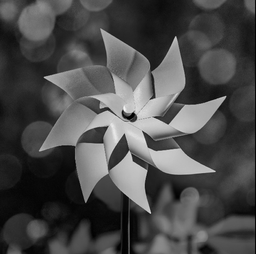
#> input picture ED-image1_gray.png, 256 x 254 px, shrunk from 573 x 568 before the run
$ python test.py
#> lines starting #> are read from the running program, lines starting #| are printed output that depends on the picture; long printed decimals are rounded
### RGB2GRAY.py
import numpy as np

class RGB2GRAY:
    @staticmethod
    def convert_to_grayscale(image):
        """
        Convert an image to grayscale using the standard luminance formula.

        Parameters:
        - image: The original BGR image as a NumPy array.

        Returns:
        - A new grayscale image as a NumPy array.
        """
        # Ensure the image has three channels (BGR)
        if len(image.shape) != 3 or image.shape[2] != 3:
            raise ValueError("Input image must be a BGR image with 3 channels.")

        # Get image dimensions
        height, width, channels = image.shape

        # Initialize a new array for the grayscale image
        grayscale_image = np.zeros((height, width), dtype=np.uint8)

        # Convert to grayscale using the luminance formula
        for y in range(height):
            for x in range(width):
                # Get BGR values (OpenCV uses BGR format)
                B, G, R = image[y, x]

                # Calculate grayscale value
                gray = int(0.299 * R + 0.587 * G + 0.114 * B)

                # Assign the grayscale value to the new image
                grayscale_image[y, x] = gray

        return grayscale_image

### Snake.py
import math
import numpy as np

class Snake():
    @staticmethod
    def compute_gradient(img_gray):
        """
        Compute the gradient magnitude of the grayscale image manually
        using a Sobel operator (ignoring the border pixels).
        """
        rows, cols = img_gray.shape
        grad = np.zeros((rows, cols), dtype=float)
        # Loop over interior pixels
        for i in range(1, rows - 1):
            for j in range(1, cols - 1):
                # Sobel masks approximations for x and y derivatives
                gx = (-1 * img_gray[i - 1][j - 1] + 1 * img_gray[i - 1][j + 1] +
                    -2 * img_gray[i][j - 1]     + 2 * img_gray[i][j + 1] +
                    -1 * img_gray[i + 1][j - 1] + 1 * img_gray[i + 1][j + 1])
                gy = ( 1 * img_gray[i - 1][j - 1] + 2 * img_gray[i - 1][j] + 1 * img_gray[i - 1][j + 1] +
                    0 * img_gray[i][j - 1]     + 0 * img_gray[i][j]     + 0 * img_gray[i][j + 1] +
                    -1 * img_gray[i + 1][j - 1] - 2 * img_gray[i + 1][j] - 1 * img_gray[i + 1][j + 1])
                grad[i][j] = math.sqrt(gx * gx + gy * gy)
        return grad

    @staticmethod
    def compute_external_energy(grad):
        """
        Define the external energy at each pixel.
        Here we choose E_ext = –gradient so that high gradients (edges)
        give low energy.
        """
        rows, cols = grad.shape
        E_ext = np.zeros((rows, cols), dtype=float)
        for i in range(rows):
            for j in range(cols):
                E_ext[i][j] = -grad[i][j]
        return E_ext

    @staticmethod
    def initialize_contour(center, radius, num_points):
        """
        Initialize a closed contour in the shape of a circle.
        center: (x, y) coordinate (origin at top-left, x is column)
        radius: radius of the circle
        num_points: number of contour points
        Returns a list of [x, y] coordinates.
        """
        contour = []
        for i in range(num_points):
            theta = 2 * math.pi * i / num_points
            x = int(center[0] + radius * math.cos(theta))
            y = int(center[1] + radius * math.sin(theta))
            contour.append([x, y])
        return contour

    @staticmethod
    def evolve_snake(contour, E_ext, alpha, beta, gamma, iterations):
        """
        Evolve the snake using a greedy algorithm.
        For each point on the snake we search in a 3x3 window.
        The total energy for a candidate position is computed as the weighted sum of:
        - Continuity energy: punishes deviation from the average of the two neighbors.
        - Curvature energy: approximates the second derivative (smoothness).
        - External energy from the image.
        The snake is updated until no point moves or a maximum number of iterations is done.
        """
        prev_movement = [[0, 0] for _ in range(len(contour))]
        # current_alpha = alpha
        # current_beta = beta
        # current_gamma = gamma
        rows, cols = E_ext.shape
        # Make a deep copy of the initial contour
        new_contour = [pt[:] for pt in contour]

        for it in range(iterations):
            change = 0
            new_points = new_contour[:]  # prepare a copy for simultaneous updates
            # [4 lines of commented-out code are left out]
            for i in range(len(new_contour)):
                x, y = new_contour[i]
                best_energy = float('inf')
                best_x, best_y = x, y
                # Search in neighbors (3x3 window)
                for dx in [-3, -2, -1, 0, 1, 2, 3]:
                    for dy in [-3, -2, -1, 0, 1, 2, 3]:
                        candidate_x = x + dx
                        candidate_y = y + dy
                        # Check image boundaries
                        if candidate_x < 0 or candidate_x >= cols or candidate_y < 0 or candidate_y >= rows:
                            continue
                        # Internal energy: continuity and curvature terms
                        # Get previous and next points (the list is circular)
                        prev_pt = new_contour[i - 1]      # in Python, negative indices work as wrap-around
                        next_pt = new_contour[(i + 1) % len(new_contour)]

                        # Continuity energy: enforce closeness to average of neighbors
                        avg_x = (prev_pt[0] + next_pt[0]) / 2.0
                        avg_y = (prev_pt[1] + next_pt[1]) / 2.0
                        E_cont = (candidate_x - avg_x) ** 2 + (candidate_y - avg_y) ** 2

                        # Curvature energy: second derivative approximation
                        E_curv = (prev_pt[0] - 2 * candidate_x + next_pt[0]) ** 2 \
                            + (prev_pt[1] - 2 * candidate_y + next_pt[1]) ** 2

                        # External energy: from the image (note: index order is [row, col])
                        E_image = E_ext[candidate_y][candidate_x]

                        total_energy = alpha * E_cont + beta * E_curv + gamma * E_image

                        if total_energy < best_energy:
                            best_energy = total_energy
                            best_x = candidate_x
                            best_y = candidate_y
                # Update the point if a better candidate is found
                if best_x != x or best_y != y:
                    # movement = [best_x - x, best_y - y]
                    # Add momentum (e.g., 0.2 * previous movement)
                    # best_x += int(0.2 * prev_movement[i][0])
                    # best_y += int(0.2 * prev_movement[i][1])
                    new_points[i] = [best_x, best_y]
                    # prev_movement[i] = movement
                    change += 1
            # Update contour points simultaneously after taking the local minima.
            new_contour = [pt[:] for pt in new_points]
            if change == 0:
                break
        return new_contour

    @staticmethod
    def compute_chain_code(contour):
        """
        Given a closed contour (a list of [x,y] points ordered sequentially),
        compute the chain code (using 8-connectivity).
        The mapping is as follows:
            0 : (1,  0)
            1 : (1, -1)
            2 : (0, -1)
            3 : (-1, -1)
            4 : (-1,  0)
            5 : (-1,  1)
            6 : (0,  1)
            7 : (1,  1)
        """
        chain_code = []
        directions = {
            (1, 0): 0,
            (1, -1): 1,
            (0, -1): 2,
            (-1, -1): 3,
            (-1, 0): 4,
            (-1, 1): 5,
            (0, 1): 6,
            (1, 1): 7
        }
        n = len(contour)
        for i in range(n):
            curr = contour[i]
            nxt = contour[(i + 1) % n]
            dx = nxt[0] - curr[0]
            dy = nxt[1] - curr[1]
            # Normalize the step to one pixel (if moving more than one, reduce to sign)
            if dx != 0:
                dx = int(dx / abs(dx))
            if dy != 0:
                dy = int(dy / abs(dy))
            code = directions.get((dx, dy), None)
            if code is not None:
                chain_code.append(code)
            else:
                chain_code.append('?')  # for any irregular move
        return chain_code

    @staticmethod
    def compute_perimeter(contour):
        """
        Compute the contour perimeter by summing the Euclidean distances between
        consecutive contour points. This method is less sensitive to the number
        of contour points than using a chain code-based approach.
        """
        perimeter = 0.0
        n = len(contour)
        for i in range(n):
            x1, y1 = contour[i]
            x2, y2 = contour[(i + 1) % n]  # wrap around to the first point
            dx = x2 - x1
            dy = y2 - y1
            perimeter += math.sqrt(dx * dx + dy * dy)
        return perimeter

    @staticmethod
    def compute_area(contour):
        """
        Compute the area enclosed by the contour using the shoelace formula.
        """
        area = 0.0
        n = len(contour)
        for i in range(n):
            x1, y1 = contour[i]
            x2, y2 = contour[(i + 1) % n]
            area += x1 * y2 - y1 * x2
        return abs(area) / 2.0

    @staticmethod
    def draw_contour(image, contour, color=(0, 0, 255)):
        """
        Draw the contour over the image by setting the pixel (if within bounds)
        to the given color.
        """
        for pt in contour:
            x, y = pt
            if 0 <= x < image.shape[1] and 0 <= y < image.shape[0]:
                image[y][x] = list(color)
        return image

### test.py
import cv2
import numpy as np

from Snake import Snake
from RGB2GRAY import RGB2GRAY

# Read the image (only cv2.imread and cv2.imshow are allowed)
img = cv2.imread('ED-image1_gray.png')
#> img is the input picture: shape (254, 256, 3); min 0, max 246, mean 74.2
if img is None:
    print("Error: Image not found.")
    exit(1)

# Convert image to grayscale manually (avoid using cv2.cvtColor)
if len(img.shape) == 3:
    gray = RGB2GRAY.convert_to_grayscale(img)
rows, cols, _ = img.shape
#> rows = 254; cols = 256

# Compute image gradient and external energy (edge attraction)
gradient = Snake.compute_gradient(gray)
#> after the loop in compute_gradient, `for i in range(1, rows - 1):`:
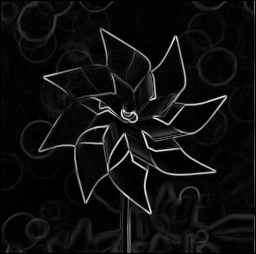
#> grad: shape (254, 256) float64; min 0, max 771.4, mean 46.4; drawn with min black and max white
E_ext = Snake.compute_external_energy(gradient)
#> after the loop in compute_external_energy, `for i in range(rows):`:
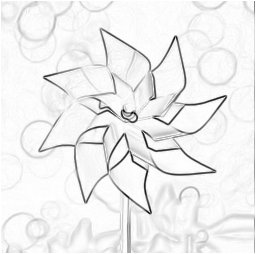
#> E_ext: shape (254, 256) float64; min -771.4, max 0, mean -46.36; drawn with min black and max white

# Initialize a circular contour around the image center
center = (cols // 2, rows // 2.2)         # (x, y)
#> center = (128, 115)
radius = 200             # example: quarter of min dimension
num_points = 1000
init_contour = Snake.initialize_contour(center, radius, num_points)

# Evolve the snake using the greedy algorithm.
# Adjust the weights (alpha, beta, gamma) and iteration count as needed.
final_contour = Snake.evolve_snake(init_contour, E_ext, alpha=0.5, beta=0.1, gamma=1.0, iterations=100)
#> final_contour = 1000 pairs, first value -72 to 328, second value -85 to 315

# Represent the output as chain code
chain_code = Snake.compute_chain_code(final_contour)
#> in compute_chain_code, `n = len(contour)`: n = 1000
#> the loop in compute_chain_code, `for i in range(n):` made 1000 passes
#> (curr, nxt, dx, code) on passes 1 to 12: ([328, 115], [327, 116], -1, 5), ([327, 116], [327, 117], 0, 6), ([327, 117], [327, 118], 0, 6), ([327, 118], [327, 120], 0, 6), ([327, 120], [327, 121], 0, 6), ([327, 121], [327, 122], 0, 6), ([327, 122], [327, 123], 0, 6), ([327, 123], [327, 125], 0, 6), ([327, 125], [327, 126], 0, 6), ([327, 126], [327, 127], 0, 6), ([327, 127], [327, 128], 0, 6), ([327, 128], [327, 130], 0, 6)
#> dx on passes 61 to 66: 0, 0, -1, 0, -1, 0
#> after the loop in compute_chain_code, `for i in range(n):`: chain_code = 1000 items, first 6: 5, 6, 6, 6, 6, 6
#> chain_code = 1000 items, first 6: 5, 6, 6, 6, 6, 6

# Compute contour perimeter and area
perimeter = Snake.compute_perimeter(final_contour)
#> in compute_perimeter, `n = len(contour)`: n = 1000
#> the loop in compute_perimeter, `for i in range(n):` made 1000 passes
#> (x1, y1, y2, dx, dy, perimeter) on passes 1 to 3: (328, 115, 116, -1, 1, 1.41), (327, 116, 117, 0, 1, 2.41), (327, 117, 118, 0, 1, 3.41)
area = Snake.compute_area(final_contour)

# Print the results
# print("Chain Code:", chain_code)
print("Perimeter:", perimeter)
#| Perimeter: 1321.528
print("Area:", area)
#| Area: 125021.0

# Draw the final contour on a copy of the original image
img_contour = img.copy()
img_contour = Snake.draw_contour(img_contour, final_contour, color=(0, 0, 255))
#> the loop in draw_contour, `for pt in contour:` made 1000 passes
#> pt on passes 1 to 3: [328, 115], [327, 116], [327, 117]

# Show the original and processed images using OpenCV
cv2.imshow("Original Image", img)
cv2.imshow("Final Contour", img_contour)
cv2.waitKey(0)
cv2.destroyAllWindows()
